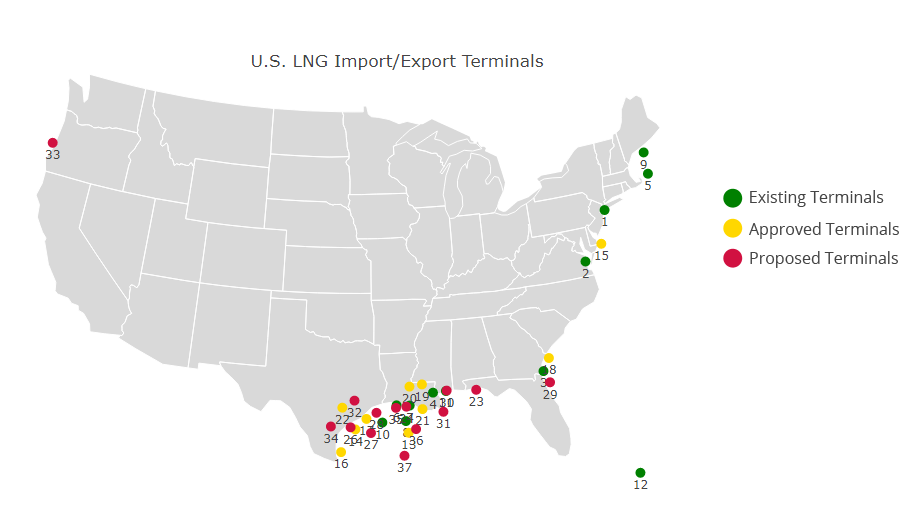

This figure's Python source:
import plotly.plotly as py
import plotly
import pandas as pd
from os import path
import plotly.graph_objs as go
df = pd.read_excel('map_lng.xlsx')

colors = ['green', 'gold', '#d11141',]
approveds = []
proposeds = []
existings = []

for i in range(13,23):
    approved = dict(
        type = 'scattergeo',
        locationmode = 'USA-states',
        lon = df[ df['NO']==i ]['Lon'],
        lat = df[ df['NO' ]==i ]['Lat'],
        text = df[ df['NO'] == i ]['NO'],
        sizemode = 'diameter',
        mode = 'markers+text',
        textposition = 'bottom center',
        marker = dict( 
            color = colors[1],
            size = 10
            # line = dict(width = 2)
        ))
    approveds.append(approved)

for i in range(23,38):
    proposed = dict(
        type = 'scattergeo',
        locationmode = 'USA-states',
        lon = df[ df['NO']==i ]['Lon'],
        lat = df[ df['NO' ]==i ]['Lat'],
        text = df[ df['NO'] == i ]['NO'],
        sizemode = 'diameter',
        mode = 'markers+text',
        textposition = 'bottom center',
        marker = dict( 
            color = colors[2],
            size = 10
            # line = dict(width = 2)
        ))
    proposeds.append(proposed)


for i in range(1,13):
    exists = dict(
        type = 'scattergeo',
        locationmode = 'USA-states',
        lon = df[ df['NO']==i ]['Lon'],
        lat = df[ df['NO' ]==i ]['Lat'],
        text = df[ df['NO'] == i ]['NO'],
        sizemode = 'diameter',
        mode = 'markers+text',
        textposition = 'bottom center',
        marker = dict( 
            color = colors[0],
            size = 10
            # line = dict(width = 2)
        ))
    existings.append(exists)
layout = dict(
        title = 'U.S. LNG Import/Export Terminals',
        showlegend = True,
        geo = dict(
            scope='usa',
            # projection=dict( type='albers usa' ),
            showland = True,
            landcolor = 'rgb(217, 217, 217)',       
            subunitwidth=1,
            countrywidth=1,
            subunitcolor="rgb(255, 255, 255)",
            countrycolor="rgb(255, 255, 255)"           
        ),  
    )
fig = dict( data=existings+approveds+proposeds, layout=layout )
plotly.offline.plot(fig, validate=False, filename=path.basename(__file__)+".html")
